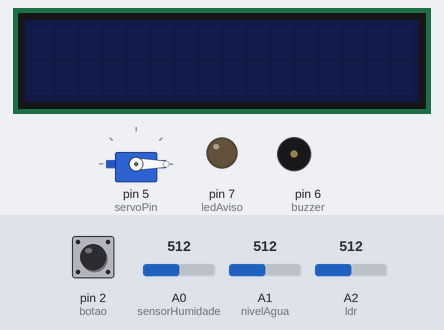
The sketch below on a simulated Arduino Uno, built with avr-gcc and run on an emulated ATmega328P. On the bench: 16×2 character LCD, servo, output pins drawn as LEDs (lit = HIGH), buzzer (waves = sounding). The inputs (shaded band) are chosen by the test bench; at power-on: pin 2 (botao) HIGH, A0 (sensorHumidade) = 512, A1 (nivelAgua) = 512, A2 (ldr) = 512. What the sketch prints to the serial monitor is not drawn.

Above: at 1.2 s.
1.3 s: pin 2 (botao) pulled LOW for 0.15 s
At 1.7 s:
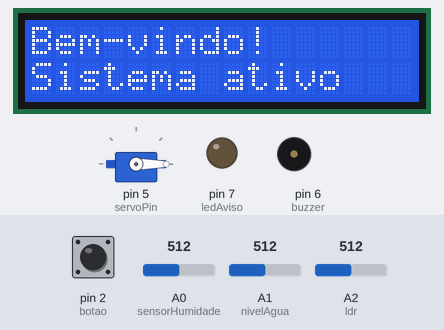
2.9 s: pin 2 (botao) pulled LOW for 1 s
At 4.6 s:
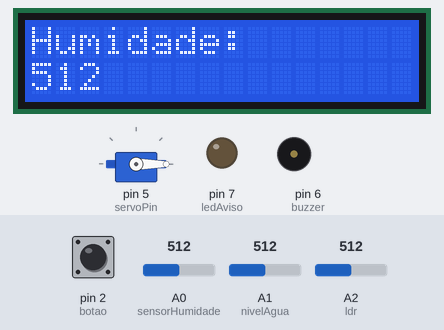
5.4 s: A0 (sensorHumidade) set to 408
At 6.4 s:
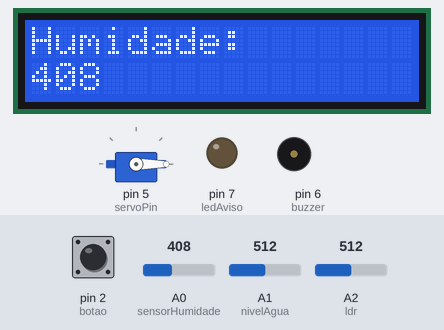
6.9 s: A0 (sensorHumidade) set to 383
At 8.3 s:
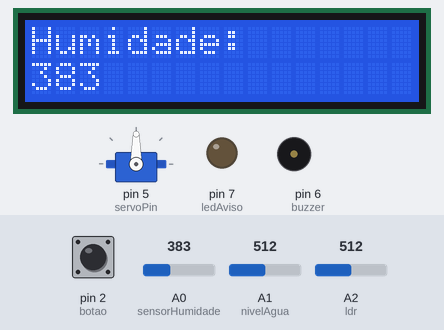
9.0 s: pin 2 (botao) pulled LOW for 0.15 s
At 10.4 s:
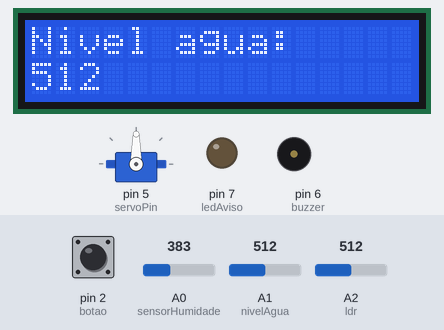
11.1 s: A1 (nivelAgua) set to 190
At 11.5 s:
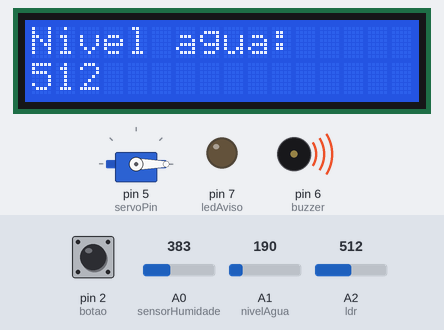
Timing chart, 0 to 14.6 s (numbered marks = the images above; inputs shaded):
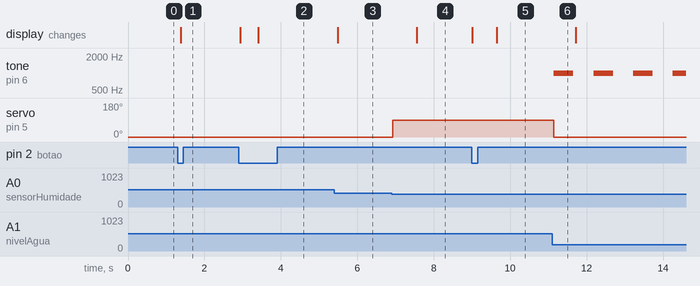

Measured:
- the behaviour switches between 400 and 399 on A0 (sensorHumidade) (found by bisection; images 3 and 4)
- after the input at 1.3 s, the display: changes after 0.08 s (image 1)
- after the input at 2.9 s, the display: first changes at once (image 2 shows a later state)
- after the input at 5.4 s, the display: changes after 0.09 s (image 3)
- after the input at 6.9 s, servo on pin 5 (servoPin): 0° → 90° at once; the display: changes after 0.66 s (image 4)
- after the input at 9.0 s, the display: first changes at once (image 5 shows a later state)
- after the input at 11.1 s, tone on pin 6 (buzzer): alternates 1000 Hz for 0.51 s and silent for 0.53 s, starting at once; servo on pin 5 (servoPin): 90° → 0° at once

The sketch:

smartplant.ino
```cpp
#include <Wire.h>
#include <LiquidCrystal_I2C.h>
#include <Servo.h>

LiquidCrystal_I2C lcd(0x20, 16, 2);
const int sensorHumidade = A0;
const int nivelAgua = A1;
const int ldr = A2;
const int botao = 2;
const int buzzer = 6;
const int servoPin = 5;
const int ledAviso = 7;
Servo bomba;
volatile int estadoLCD = 0;// 0=desligado, 1=boas-vindas, 2=humidade, 3=nivel
int ultimoEstadoLCD = -1; // guarda último estado para comparar
// Variaveis Buzzer
unsigned long ultimoBeep = 0;
const long intervaloBeep = 500;
bool buzzerLigado = false;
// Variveis LED de aviso a piscar
unsigned long ultimoPiscar = 0;
const long intervaloPiscar = 500;
bool ledLigado = false;
// Atualização do LCD
unsigned long ultimoUpdateLCD = 0;
const long intervaloLCD = 1000;

// ######Funções
void regarPlanta() { bomba.write(90); }
void desligarBomba() { bomba.write(0); }
// Ler sensores
int lerHumidade() { return analogRead(sensorHumidade); }
int lerNivel() { return analogRead(nivelAgua); }
int lerLuz() { return analogRead(ldr); }

// Beep do buzzer via millis
void beepBuzzer()
{
  unsigned long agora = millis();
  if (agora - ultimoBeep >= intervaloBeep)
  {
    ultimoBeep = agora;
    if (buzzerLigado)
    {
      noTone(buzzer);
      buzzerLigado = false;
    }
    else
    {
      tone(buzzer, 1000);
      buzzerLigado = true;
    }
  }
}

// LED de aviso a piscar
void piscarLED()
{
  unsigned long agora = millis();
  if (agora - ultimoPiscar >= intervaloPiscar)
  {
    ultimoPiscar = agora;
    ledLigado = !ledLigado;
    digitalWrite(ledAviso, ledLigado);
  }
}

// Função do botão
void trocarLCD()
{
  estadoLCD++;
  if (estadoLCD > 3)
    estadoLCD = 0;
}

void setup()
{
  Serial.begin(9600);

  lcd.init();
  lcd.noBacklight(); // começa desligado

  pinMode(botao, INPUT_PULLUP);
  pinMode(buzzer, OUTPUT);
  pinMode(ledAviso, OUTPUT);

  attachInterrupt(digitalPinToInterrupt(botao), trocarLCD, FALLING);

  bomba.attach(servoPin);
  desligarBomba();
}
void atualizarLCD(int humidade, int nivel)
{
  // Ligar/desligar conforme estado
  if (estadoLCD != ultimoEstadoLCD)
  {
    ultimoEstadoLCD = estadoLCD;
    lcd.clear();
    if (estadoLCD == 0)
      lcd.noBacklight();// desligar LCD
    else
      lcd.backlight();// ligar LCD
  }
  unsigned long agora = millis();
  if (estadoLCD > 0 && agora - ultimoUpdateLCD >= intervaloLCD)
  {
    ultimoUpdateLCD = agora;
    lcd.clear();
    if (estadoLCD == 1)
    {
      lcd.setCursor(0,0);
      lcd.print("Bem-vindo!");
      lcd.setCursor(0,1);
      lcd.print("Sistema ativo");
    }
    else if (estadoLCD == 2)
    {
      lcd.setCursor(0,0);
      lcd.print("Humidade:");
      lcd.setCursor(0,1);
      lcd.print(humidade);
    }
    else if (estadoLCD == 3)
    {
      lcd.setCursor(0,0);
      lcd.print("Nivel agua:");
      lcd.setCursor(0,1);
      lcd.print(nivel);
    }
  }
}
// Função da bomba de agua
void controlarBomba(int humidade, int nivel)
{
  if (humidade < 400 && nivel > 200)
    regarPlanta();
  else
    desligarBomba();
}

// ###Função do alerta
void alertaAgua(int nivel, int luz)
{
  if (nivel < 200)
  {
    if (luz >= 300)
    { // dia
      digitalWrite(ledAviso, LOW);
      beepBuzzer();
    }
    else
    {// noite
      noTone(buzzer);
      piscarLED();
    }
  }
  else
  { // água ok
    noTone(buzzer);
    digitalWrite(ledAviso, LOW);
  }
}

void loop()
{
  int humidade = lerHumidade();
  int nivel = lerNivel();
  int luz = lerLuz();
  // Serial monitor debugging
  Serial.print("Humidade: "); Serial.print(humidade);
  Serial.print(" | Nivel: "); Serial.print(nivel);
  Serial.print(" | Luz: "); Serial.println(luz);
  // Gerir mudança no lcd
  atualizarLCD(humidade, nivel);
  controlarBomba(humidade, nivel);
  alertaAgua(nivel, luz);
  delay(50); // loop rápido, millis controla tudo
}
```
